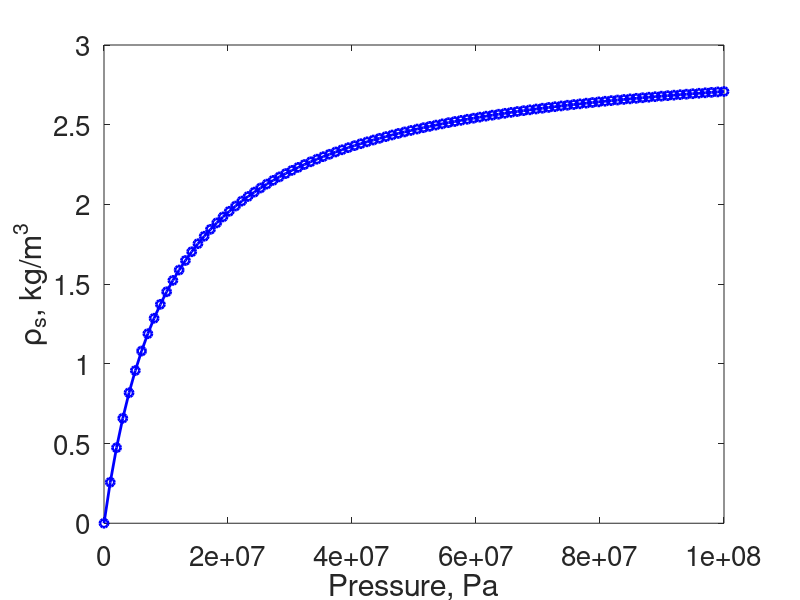

MATLAB code to generate this figure:
clc;clear;close all;
% parameters.p_langmuir=1562*psia; %Langmuir pressure
parameters.p_langmuir=1.077e+7; % Pressure in Pa
% parameters.v_langmuir=56; %[scf/ton] Langmuir volume
parameters.v_langmuir=3; %[kg/m3] Langmuir volume

PL=parameters.p_langmuir;% Pa
VL=parameters.v_langmuir; %m3/kg

m_ad_func = @(p) (p.*VL)./(PL+p);

% p= linspace(14.5*psia, 5000*psia, 50);
p= linspace(0, 10e+7, 100);

figure(1);
size=[4,4];
% plot(convertTo(p, psia), m_ad_func(p),'bo-', 'LineWidth', 2);
plot(p, m_ad_func(p),'bo-', 'LineWidth', 2);
set(gca,'FontSize',20);
%plot(p, m_ad_func(p),'bo-', 'LineWidth', 2);plot(convertTo(p, psia), m_ad_func(p),'bo-', 'LineWidth', 2);
xlabel('Pressure, Pa')
ylabel('\rho_s, kg/m^3')
